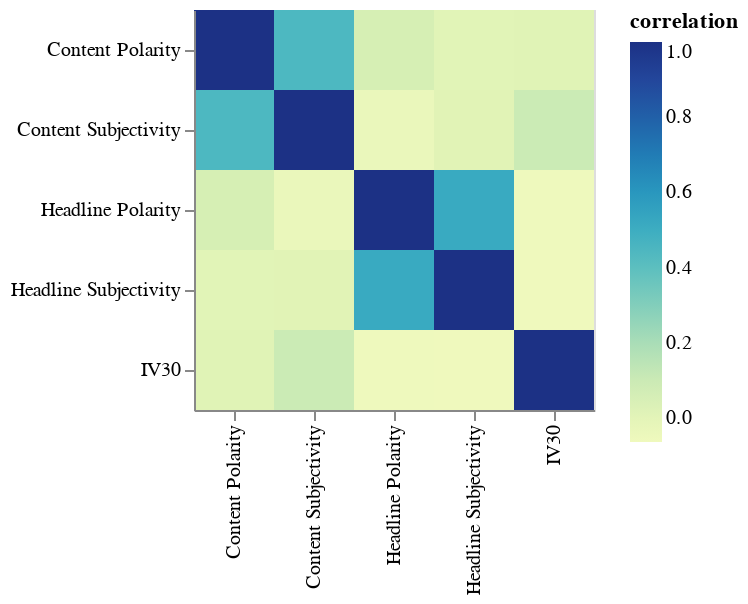

The notebook cell saved with this chart:
### Markdown cell above
## We first look at the SPY IV data and all news sources

### Code cell
cormat2 = merged1[['IV30', 'Headline Polarity', 'Headline Subjectivity', 'Content Polarity', 'Content Subjectivity']].corr()
cormat_tidy_2 = cormat2.stack().reset_index().rename(columns={0:'correlation'})
heatmap2 = alt.Chart(cormat_tidy_2).mark_rect().encode(
    x = alt.X('level_0').axis().title(''),
    y = alt.Y('level_1').axis().title(''),
    color = 'correlation'
).properties(
    width = 200,
    height = 200
)

heatmap2.display()

### Figure 1 — Vega-Lite specification as saved in the notebook (floating-point values rounded to 4 significant figures)
{"config": {"view": {"continuousWidth": 300, "continuousHeight": 300}}, "data": {"name": "data-d777b2b04cd92fc6c79526446fead67c"}, "mark": {"type": "rect"}, "encoding": {"color": {"field": "correlation", "type": "quantitative"}, "x": {"axis": {}, "field": "level_0", "title": "", "type": "nominal"}, "y": {"axis": {}, "field": "level_1", "title": "", "type": "nominal"}}, "height": 200, "width": 200, "$schema": "https://vega.github.io/schema/vega-lite/v5.8.0.json", "datasets": {"data-d777b2b04cd92fc6c79526446fead67c": [{"level_0": "IV30", "level_1": "IV30", "correlation": 1.0}, {"level_0": "IV30", "level_1": "Headline Polarity", "correlation": -0.06037}, {"level_0": "IV30", "level_1": "Headline Subjectivity", "correlation": -0.06426}, {"level_0": "IV30", "level_1": "Content Polarity", "correlation": 0.01731}, {"level_0": "IV30", "level_1": "Content Subjectivity", "correlation": 0.09833}, {"level_0": "Headline Polarity", "level_1": "IV30", "correlation": -0.06037}, {"level_0": "Headline Polarity", "level_1": "Headline Polarity", "correlation": 1.0}, {"level_0": "Headline Polarity", "level_1": "Headline Subjectivity", "correlation": 0.5176}, {"level_0": "Headline Polarity", "level_1": "Content Polarity", "correlation": 0.06052}, {"level_0": "Headline Polarity", "level_1": "Content Subjectivity", "correlation": -0.03541}, {"level_0": "Headline Subjectivity", "level_1": "IV30", "correlation": -0.06426}, {"level_0": "Headline Subjectivity", "level_1": "Headline Polarity", "correlation": 0.5176}, {"level_0": "Headline Subjectivity", "level_1": "Headline Subjectivity", "correlation": 1.0}, {"level_0": "Headline Subjectivity", "level_1": "Content Polarity", "correlation": 0.008871}, {"level_0": "Headline Subjectivity", "level_1": "Content Subjectivity", "correlation": 0.01261}, {"level_0": "Content Polarity", "level_1": "IV30", "correlation": 0.01731}, {"level_0": "Content Polarity", "level_1": "Headline Polarity", "correlation": 0.06052}, {"level_0": "Content Polarity", "level_1": "Headline Subjectivity", "correlation": 0.008871}, {"level_0": "Content Polarity", "level_1": "Content Polarity", "correlation": 1.0}, {"level_0": "Content Polarity", "level_1": "Content Subjectivity", "correlation": 0.443}, {"level_0": "Content Subjectivity", "level_1": "IV30", "correlation": 0.09833}, {"level_0": "Content Subjectivity", "level_1": "Headline Polarity", "correlation": -0.03541}, {"level_0": "Content Subjectivity", "level_1": "Headline Subjectivity", "correlation": 0.01261}, {"level_0": "Content Subjectivity", "level_1": "Content Polarity", "correlation": 0.443}, {"level_0": "Content Subjectivity", "level_1": "Content Subjectivity", "correlation": 1.0}]}}
